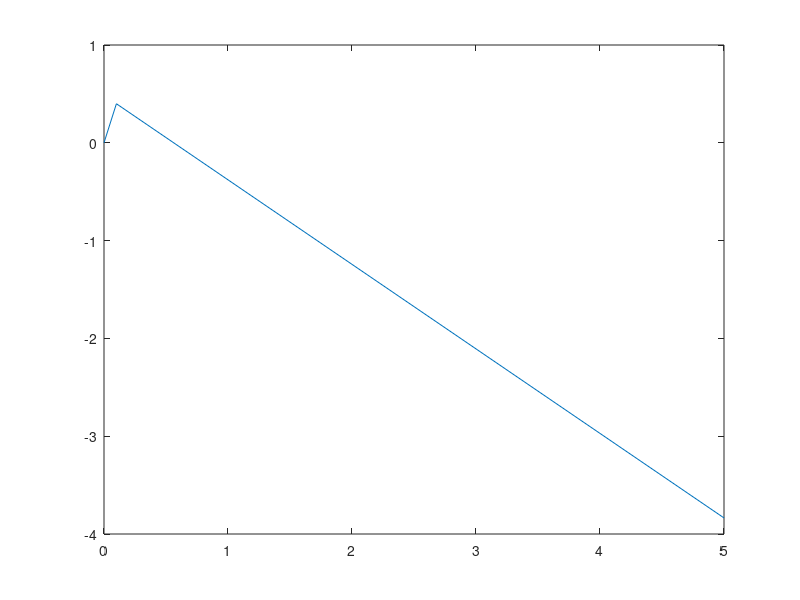

MATLAB code for this plot:
clear 
clc 
close all

func= @(t)4*sin(t);
t=[0;0.1;5]
y=func(t);

%forward differance

for i=2:(length(t)-1)
    dy(i)=y(i+1)-y(i)/0.01;
end
plot(t,y);